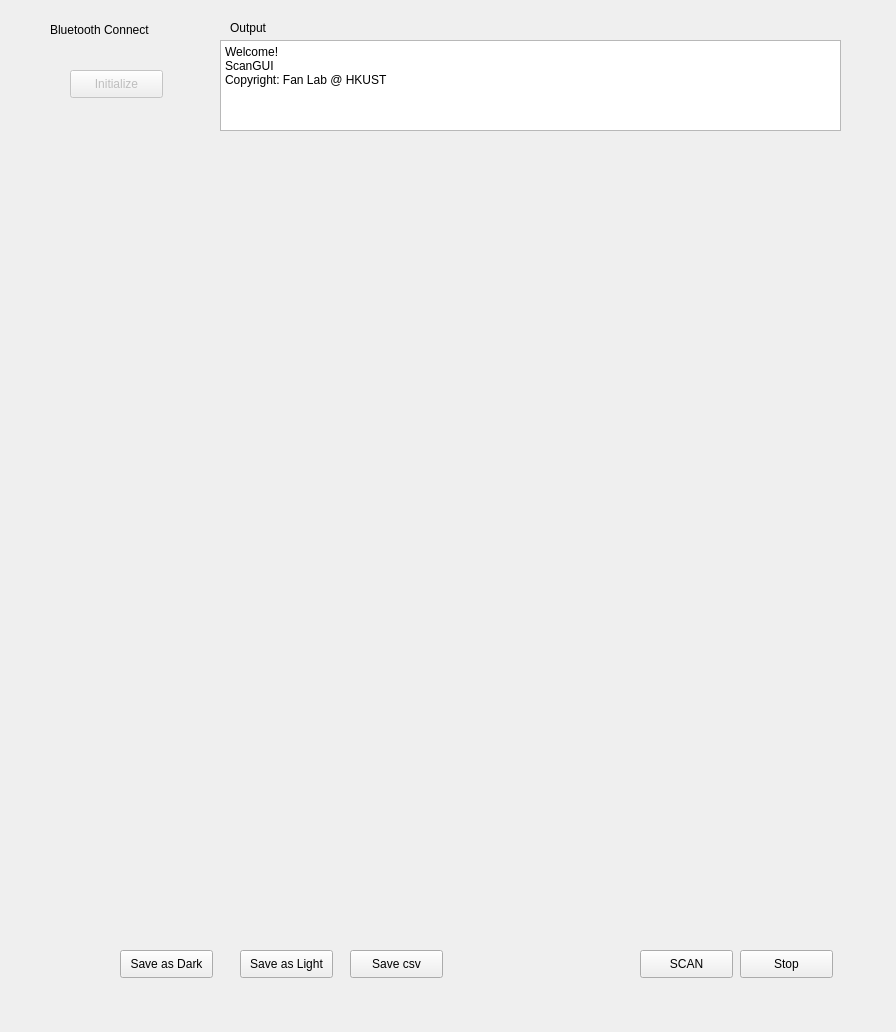
<?xml version="1.0" encoding="UTF-8"?>
<ui version="4.0">
 <class>Form</class>
 <widget class="QWidget" name="Form">
  <property name="geometry">
   <rect>
    <x>0</x>
    <y>0</y>
    <width>896</width>
    <height>1032</height>
   </rect>
  </property>
  <property name="windowTitle">
   <string>Form</string>
  </property>
  <widget class="QLabel" name="label_30">
   <property name="geometry">
    <rect>
     <x>230</x>
     <y>20</y>
     <width>72</width>
     <height>15</height>
    </rect>
   </property>
   <property name="text">
    <string>Output</string>
   </property>
  </widget>
  <widget class="QTextEdit" name="Console">
   <property name="geometry">
    <rect>
     <x>220</x>
     <y>40</y>
     <width>621</width>
     <height>91</height>
    </rect>
   </property>
   <property name="readOnly">
    <bool>true</bool>
   </property>
   <property name="html">
    <string>&lt;!DOCTYPE HTML PUBLIC &quot;-//W3C//DTD HTML 4.0//EN&quot; &quot;http://www.w3.org/TR/REC-html40/strict.dtd&quot;&gt;
&lt;html&gt;&lt;head&gt;&lt;meta name=&quot;qrichtext&quot; content=&quot;1&quot; /&gt;&lt;style type=&quot;text/css&quot;&gt;
p, li { white-space: pre-wrap; }
&lt;/style&gt;&lt;/head&gt;&lt;body style=&quot; font-family:'SimSun'; font-size:9pt; font-weight:400; font-style:normal;&quot;&gt;
&lt;p style=&quot; margin-top:0px; margin-bottom:0px; margin-left:0px; margin-right:0px; -qt-block-indent:0; text-indent:0px;&quot;&gt;Welcome!&lt;/p&gt;
&lt;p style=&quot; margin-top:0px; margin-bottom:0px; margin-left:0px; margin-right:0px; -qt-block-indent:0; text-indent:0px;&quot;&gt;ScanGUI&lt;/p&gt;
&lt;p style=&quot; margin-top:0px; margin-bottom:0px; margin-left:0px; margin-right:0px; -qt-block-indent:0; text-indent:0px;&quot;&gt;Copyright: Fan Lab @ HKUST&lt;/p&gt;
&lt;p style=&quot;-qt-paragraph-type:empty; margin-top:0px; margin-bottom:0px; margin-left:0px; margin-right:0px; -qt-block-indent:0; text-indent:0px;&quot;&gt;&lt;br /&gt;&lt;/p&gt;&lt;/body&gt;&lt;/html&gt;</string>
   </property>
  </widget>
  <widget class="GraphicsLayoutWidget" name="IMG1" native="true">
   <property name="geometry">
    <rect>
     <x>70</x>
     <y>150</y>
     <width>750</width>
     <height>750</height>
    </rect>
   </property>
  </widget>
  <widget class="QPushButton" name="scan">
   <property name="enabled">
    <bool>true</bool>
   </property>
   <property name="geometry">
    <rect>
     <x>640</x>
     <y>950</y>
     <width>93</width>
     <height>28</height>
    </rect>
   </property>
   <property name="text">
    <string>SCAN</string>
   </property>
  </widget>
  <widget class="QPushButton" name="wifi_init">
   <property name="enabled">
    <bool>false</bool>
   </property>
   <property name="geometry">
    <rect>
     <x>70</x>
     <y>70</y>
     <width>93</width>
     <height>28</height>
    </rect>
   </property>
   <property name="text">
    <string>Initialize</string>
   </property>
  </widget>
  <widget class="QLabel" name="label_22">
   <property name="geometry">
    <rect>
     <x>50</x>
     <y>20</y>
     <width>151</width>
     <height>20</height>
    </rect>
   </property>
   <property name="text">
    <string>Bluetooth Connect</string>
   </property>
  </widget>
  <widget class="QPushButton" name="stop">
   <property name="geometry">
    <rect>
     <x>740</x>
     <y>950</y>
     <width>93</width>
     <height>28</height>
    </rect>
   </property>
   <property name="text">
    <string>Stop</string>
   </property>
  </widget>
  <widget class="QPushButton" name="dark_record">
   <property name="enabled">
    <bool>true</bool>
   </property>
   <property name="geometry">
    <rect>
     <x>120</x>
     <y>950</y>
     <width>93</width>
     <height>28</height>
    </rect>
   </property>
   <property name="text">
    <string>Save as Dark</string>
   </property>
  </widget>
  <widget class="QPushButton" name="light_record">
   <property name="enabled">
    <bool>true</bool>
   </property>
   <property name="geometry">
    <rect>
     <x>240</x>
     <y>950</y>
     <width>93</width>
     <height>28</height>
    </rect>
   </property>
   <property name="text">
    <string>Save as Light</string>
   </property>
  </widget>
  <widget class="QPushButton" name="save_csv">
   <property name="enabled">
    <bool>true</bool>
   </property>
   <property name="geometry">
    <rect>
     <x>350</x>
     <y>950</y>
     <width>93</width>
     <height>28</height>
    </rect>
   </property>
   <property name="text">
    <string>Save csv</string>
   </property>
  </widget>
  <zorder>scan</zorder>
  <zorder>wifi_init</zorder>
  <zorder>label_22</zorder>
  <zorder>IMG1</zorder>
  <zorder>label_30</zorder>
  <zorder>Console</zorder>
  <zorder>stop</zorder>
  <zorder>dark_record</zorder>
  <zorder>light_record</zorder>
  <zorder>save_csv</zorder>
 </widget>
 <customwidgets>
  <customwidget>
   <class>GraphicsLayoutWidget</class>
   <extends>QWidget</extends>
   <header>pyqtgraph</header>
   <container>1</container>
  </customwidget>
 </customwidgets>
 <resources/>
 <connections/>
 <slots>
  <slot>NI_Init()</slot>
 </slots>
</ui>
